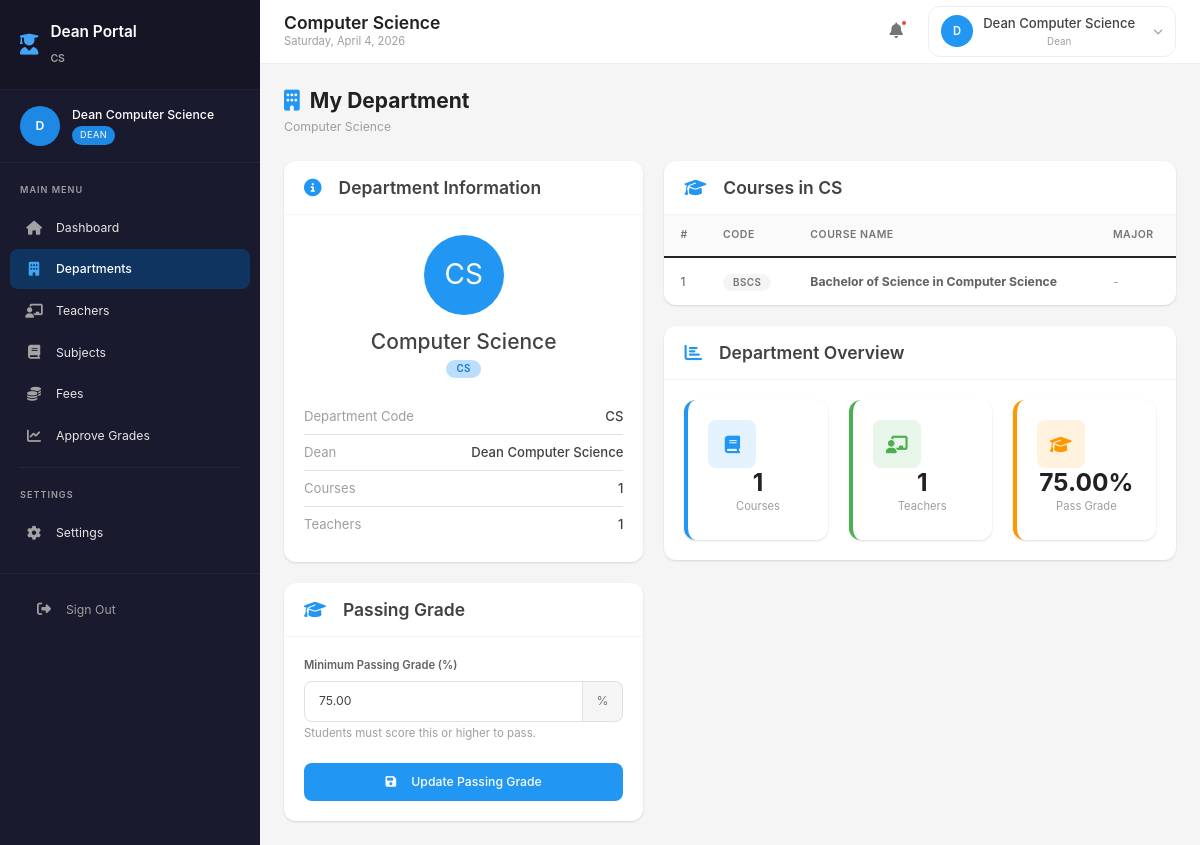
/dean/dashboard.php?page=departments (signed in), run on the app's committed database.
### tables this page shows
CREATE TABLE system_users (
    id INT AUTO_INCREMENT PRIMARY KEY,
    username VARCHAR(100) NOT NULL UNIQUE,
    email VARCHAR(100) NOT NULL,
    password VARCHAR(255) NOT NULL,
    password_encrypted TEXT,
    role_id INT NOT NULL,
    first_name VARCHAR(100) NOT NULL,
    last_name VARCHAR(100) NOT NULL,
    employee_id VARCHAR(50),
    department_id INT,
    branch_id INT DEFAULT 1,
    is_active TINYINT(1) DEFAULT 1,
    last_login DATETIME,
    created_by INT,
    created_at TIMESTAMP DEFAULT CURRENT_TIMESTAMP,
    updated_at TIMESTAMP DEFAULT CURRENT_TIMESTAMP ON UPDATE CURRENT_TIMESTAMP,
    FOREIGN KEY (role_id) REFERENCES roles(id),
    FOREIGN KEY (branch_id) REFERENCES branches(id),
    FOREIGN KEY (created_by) REFERENCES system_users(id),
    INDEX idx_role (role_id),
    INDEX idx_department (department_id)
);

CREATE TABLE departments (
    id INT AUTO_INCREMENT PRIMARY KEY,
    name VARCHAR(255) NOT NULL,
    code VARCHAR(20) NOT NULL UNIQUE,
    dean_id INT NULL,
    passing_grade DECIMAL(5,2) DEFAULT 75.00,
    description TEXT,
    is_active TINYINT(1) DEFAULT 1,
    created_at TIMESTAMP DEFAULT CURRENT_TIMESTAMP
);

CREATE TABLE courses (
    id INT AUTO_INCREMENT PRIMARY KEY,
    code VARCHAR(20) NOT NULL,
    name VARCHAR(255) NOT NULL,
    department_id INT NOT NULL,
    major VARCHAR(100),
    description TEXT,
    total_units INT DEFAULT 0,
    years INT DEFAULT 4,
    is_active TINYINT(1) DEFAULT 1,
    created_at TIMESTAMP DEFAULT CURRENT_TIMESTAMP,
    FOREIGN KEY (department_id) REFERENCES departments(id) ON DELETE CASCADE,
    UNIQUE KEY unique_course (code, department_id)
);

### dean/pages/departments.php (the view, shortened to what this page needs)
<?php
require_once '../config.php';
$dean_id = $_SESSION['user_id'];
$dean = $conn->query("SELECT su.*, d.name as dept_name, d.code as dept_code, d.id as dept_id
                      FROM system_users su
                      LEFT JOIN departments d ON su.department_id = d.id
                      WHERE su.id = $dean_id")->fetch_assoc();
$dept_id = $dean['department_id'] ?? 0;
$department = $conn->query("SELECT d.*, COUNT(t.id) as teacher_count
                            FROM departments d
                            LEFT JOIN system_users t ON d.id = t.department_id AND t.role_id = 4
                            WHERE d.id = $dept_id
                            GROUP BY d.id")->fetch_assoc();
$courses = $conn->query("SELECT * FROM courses WHERE department_id = $dept_id ORDER BY code");
?>
<div class="page-header">
    <div class="page-header-left">
        <h1><i class="fas fa-building"></i> My Department</h1>
        <p><?php echo htmlspecialchars($dean['dept_name'] ?? ''); ?></p>
    </div>
</div>
<div class="row g-4">
    <div class="col-lg-5">
        <div class="card mb-4">
            <div class="card-header">
                <h5 class="card-title"><i class="fas fa-info-circle me-2"></i>Department Information</h5>
            </div>
            <div class="card-body">
                <div class="text-center mb-4">
                    <div class="avatar" style="width: 80px; height: 80px; font-size: 2rem; background: var(--primary-500); color: white; border-radius: 50%; display: flex; align-items: center; justify-content: center; margin: 0 auto;">
                        <?php echo strtoupper(substr($dean['dept_code'] ?? '', 0, 2)); ?>
                    </div>
                    <h4 class="mt-3 mb-1"><?php echo htmlspecialchars($dean['dept_name'] ?? 'N/A'); ?></h4>
                    <span class="badge badge-primary"><?php echo htmlspecialchars($dean['dept_code'] ?? ''); ?></span>
                </div>
                <div class="d-flex justify-content-between py-2 border-bottom">
                    <span class="text-muted">Department Code</span>
                    <span class="fw-semibold"><?php echo htmlspecialchars($dean['dept_code'] ?? 'N/A'); ?></span>
                </div>
                <div class="d-flex justify-content-between py-2 border-bottom">
                    <span class="text-muted">Dean</span>
                    <span class="fw-semibold"><?php echo htmlspecialchars($dean['first_name'] . ' ' . $dean['last_name']); ?></span>
                </div>
                <div class="d-flex justify-content-between py-2 border-bottom">
                    <span class="text-muted">Courses</span>
                    <span class="fw-semibold"><?php echo $courses ? $courses->num_rows : 0; ?></span>
                </div>
                <div class="d-flex justify-content-between py-2">
                    <span class="text-muted">Teachers</span>
                    <span class="fw-semibold"><?php echo $department['teacher_count'] ?? 0; ?></span>
                </div>
            </div>
        </div>
        <div class="card">
            <div class="card-header">
                <h5 class="card-title"><i class="fas fa-graduation-cap me-2"></i>Passing Grade</h5>
            </div>
            <div class="card-body">
                <form method="POST">
                    <div class="form-group">
                        <label class="form-label">Minimum Passing Grade (%)</label>
                        <div class="input-group">
                            <input type="number" name="passing_grade" class="form-control"
                                   value="<?php echo $department['passing_grade'] ?? 75; ?>"
                                   min="50" max="100" step="0.5" required>
                            <span class="input-group-text">%</span>
                        </div>
                        <small class="text-muted">Students must score this or higher to pass.</small>
                    </div>
                    <button type="submit" class="btn btn-primary w-100">
                        <i class="fas fa-save me-2"></i>Update Passing Grade
                    </button>
                </form>
            </div>
        </div>
    </div>
    <div class="col-lg-7">
        <div class="card">
            <div class="card-header">
                <h5 class="card-title"><i class="fas fa-graduation-cap me-2"></i>Courses in <?php echo htmlspecialchars($dean['dept_code'] ?? ''); ?></h5>
            </div>
            <div class="table-responsive">
                <table class="table">
                    <thead>
                        <tr>
                            <th>#</th>
                            <th>Code</th>
                            <th>Course Name</th>
                            <th>Major</th>
                        </tr>
                    </thead>
                    <tbody>
                        <?php
                        $courses = $conn->query("SELECT * FROM courses WHERE department_id = $dept_id ORDER BY code");
                        if ($courses && $courses->num_rows > 0):
                            $i = 1;
                            while ($course = $courses->fetch_assoc()):
                        ?>
                        <tr>
                            <td><?php echo $i++; ?></td>
                            <td><span class="badge badge-secondary"><?php echo htmlspecialchars($course['code']); ?></span></td>
                            <td><strong><?php echo htmlspecialchars($course['name']); ?></strong></td>
                            <td><?php echo $course['major'] ? htmlspecialchars($course['major']) : '<span class="text-muted">-</span>'; ?></td>
                        </tr>
                        <?php endwhile; endif; ?>
                    </tbody>
                </table>
            </div>
        </div>
        <div class="card mt-4">
            <div class="card-header">
                <h5 class="card-title"><i class="fas fa-chart-bar me-2"></i>Department Overview</h5>
            </div>
            <div class="card-body">
                <div class="row text-center">
                    <div class="col-4">
                        <div class="stat-card primary mb-0">
                            <div class="stat-icon"><i class="fas fa-book"></i></div>
                            <div class="stat-value"><?php echo $courses ? $courses->num_rows : 0; ?></div>
                            <div class="stat-label">Courses</div>
                        </div>
                    </div>
                    <div class="col-4">
                        <div class="stat-card success mb-0">
                            <div class="stat-icon"><i class="fas fa-chalkboard-teacher"></i></div>
                            <div class="stat-value"><?php echo $department['teacher_count'] ?? 0; ?></div>
                            <div class="stat-label">Teachers</div>
                        </div>
                    </div>
                    <div class="col-4">
                        <div class="stat-card warning mb-0">
                            <div class="stat-icon"><i class="fas fa-graduation-cap"></i></div>
                            <div class="stat-value"><?php echo $department['passing_grade'] ?? 75; ?>%</div>
                            <div class="stat-label">Pass Grade</div>
                        </div>
                    </div>
                </div>
            </div>
        </div>
    </div>
</div>

### dean/dashboard.php (shortened to what this page needs)
<?php
require_once "../config.php";
$dean_id = $_SESSION["user_id"];
$page = isset($_GET["page"]) ? $_GET["page"] : "dashboard";
$user_name = $_SESSION["username"];
$dean = $conn->query("SELECT su.*, d.name as dept_name, d.code as dept_code
                      FROM system_users su
                      LEFT JOIN departments d ON su.department_id = d.id
                      WHERE su.id = $dean_id")->fetch_assoc();
?>
<!DOCTYPE html>
<html lang="en">
<head>
    <link href="https://cdn.jsdelivr.net/npm/bootstrap@5.1.3/dist/css/bootstrap.min.css" rel="stylesheet">
    <link rel="stylesheet" href="https://cdnjs.cloudflare.com/ajax/libs/font-awesome/6.4.0/css/all.min.css">
    <link rel="stylesheet" href="/enrollment_system/css/modern.css">
</head>
<body>
    <div class="app-container">
        <aside class="app-sidebar">
            <div class="sidebar-header">
                <a href="dashboard.php" class="sidebar-brand">
                    <i class="fas fa-user-graduate"></i>
                    <div>
                        <div>Dean Portal</div>
                        <small class="sidebar-subtitle"><?php echo htmlspecialchars($dean['dept_code'] ?? ''); ?></small>
                    </div>
                </a>
            </div>
            <div class="sidebar-user">
                <div class="user-avatar"><?php echo strtoupper(substr($user_name, 0, 1)); ?></div>
                <div class="user-info">
                    <h6><?php echo htmlspecialchars($user_name); ?></h6>
                    <span class="user-role-badge">Dean</span>
                </div>
            </div>
            <nav class="sidebar-nav">
                <div class="nav-section">
                    <div class="nav-section-title">Main Menu</div>
                    <div class="nav-item">
                        <a href="dashboard.php" class="nav-link <?php echo $page == 'dashboard' ? 'active' : ''; ?>">
                            <i class="fas fa-home"></i><span>Dashboard</span>
                        </a>
                    </div>
                    <div class="nav-item">
                        <a href="dashboard.php?page=departments" class="nav-link <?php echo $page == 'departments' ? 'active' : ''; ?>">
                            <i class="fas fa-building"></i><span>Departments</span>
                        </a>
                    </div>
                    <div class="nav-item">
                        <a href="dashboard.php?page=teachers" class="nav-link <?php echo $page == 'teachers' ? 'active' : ''; ?>">
                            <i class="fas fa-chalkboard-teacher"></i><span>Teachers</span>
                        </a>
                    </div>
                    <div class="nav-item">
                        <a href="dashboard.php?page=subjects" class="nav-link <?php echo $page == 'subjects' ? 'active' : ''; ?>">
                            <i class="fas fa-book"></i><span>Subjects</span>
                        </a>
                    </div>
                    <div class="nav-item">
                        <a href="dashboard.php?page=fees" class="nav-link <?php echo $page == 'fees' ? 'active' : ''; ?>">
                            <i class="fas fa-coins"></i><span>Fees</span>
                        </a>
                    </div>
                    <div class="nav-item">
                        <a href="dashboard.php?page=grades" class="nav-link <?php echo $page == 'grades' ? 'active' : ''; ?>">
                            <i class="fas fa-chart-line"></i><span>Approve Grades</span>
                        </a>
                    </div>
                </div>
                <div class="nav-divider"></div>
                <div class="nav-section">
                    <div class="nav-section-title">Settings</div>
                    <div class="nav-item">
                        <a href="dashboard.php?page=settings" class="nav-link <?php echo $page == 'settings' ? 'active' : ''; ?>">
                            <i class="fas fa-cog"></i><span>Settings</span>
                        </a>
                    </div>
            </nav>
            <div class="sidebar-footer">
                <a href="logout.php" class="nav-link"><i class="fas fa-sign-out-alt"></i><span>Sign Out</span></a>
            </div>
        </aside>
        <main class="app-main">
            <header class="app-header">
                <div class="header-left">
                    <div>
                        <h1 class="page-title"><?php echo $dean['dept_name'] ?? 'Dean Dashboard'; ?></h1>
                        <p class="page-subtitle"><?php echo date('l, F j, Y'); ?></p>
                    </div>
                </div>
                <div class="header-right">
                    <button class="header-action" title="Notifications"><i class="fas fa-bell"></i><span class="badge-dot"></span></button>
                    <div class="user-dropdown">
                        <button class="user-dropdown-btn">
                            <div class="avatar"><?php echo strtoupper(substr($user_name, 0, 1)); ?></div>
                            <div>
                                <div class="user-name"><?php echo htmlspecialchars($user_name); ?></div>
                                <div class="user-role">Dean</div>
                            </div>
                            <i class="fas fa-chevron-down"></i>
                        </button>
                    </div>
                </div>
            </header>
            <div class="app-content">
                <?php
                switch($page) {
                    case "departments":
                        include "pages/departments.php";
                        break;
                        ?>
                        <?php
                }
                ?>
            </div>
        </main>
    </div>
</body>
</html>

### data on the page
system_users: department.code "CS", department.name "Computer Science", first_name+last_name "Dean Computer Science"
departments: passing_grade "75.00"
courses: code "BSCS", name "Bachelor of Science in Computer Science"

### other printed values
substr($user_name, 0, 1) "D"
$user_name "Dean Computer Science"
$courses->num_rows "1"
$department['teacher_count'] "1"
